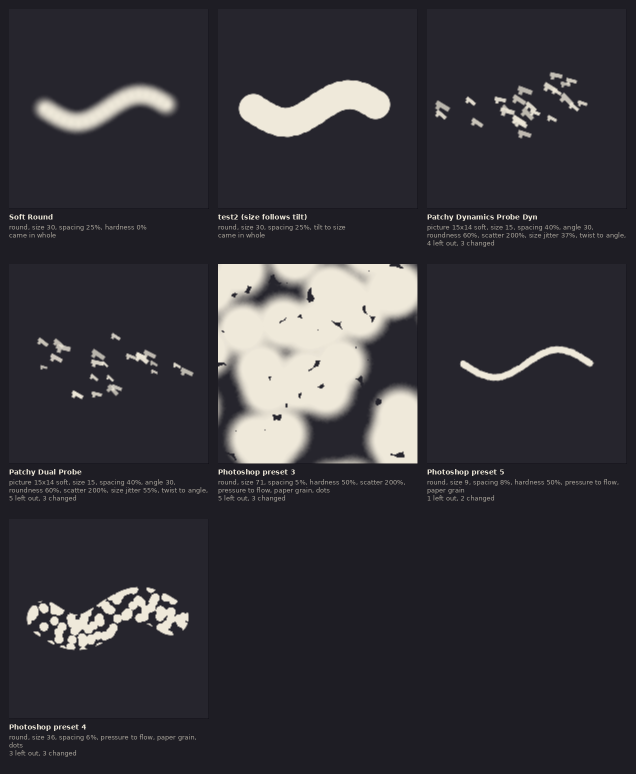
#> input picture brand/ab/brush-import/photoshop-dark.png, 1272 x 1548 px (shown at 1/2 size)
$ python -i brush-looks-compose.py   (imports and definitions only)
#> lines starting #> are read from the running program, lines starting #| are printed output that depends on the picture
#> further down, picture is the input picture: PIL image 1272x1548 RGB; mean R, G, B 52.7, 51.3, 56.8
#!/usr/bin/env python3
"""Puts the paint brushes' Library pictures beside real canvas strokes, before and after. Usage: brush-looks-compose.py <before dir> <after dir> <out dir>
Reads library*, canvas and three shots (from scripts/docs/ab-brush-looks); writes before-<theme>.png, after-<theme>.png and three-<theme>.png."""
import sys
from PIL import Image, ImageDraw, ImageFont

before, after, out = sys.argv[1], sys.argv[2], sys.argv[3]
BG = {'dark': (14, 14, 20), 'light': (250, 248, 243)}
FG = {'dark': (235, 232, 225), 'light': (30, 30, 36)}
NAMES = ['Gouache (not changed)', 'Oil paint', 'Bristle brush', 'Dry brush', 'Hog bristle (not changed)', 'Rake']


def font(size, bold=False):
    for f in ('/usr/share/fonts/truetype/dejavu/DejaVuSans%s.ttf' % ('-Bold' if bold else ''), '/usr/share/fonts/TTF/DejaVuSans%s.ttf' % ('-Bold' if bold else '')):
        try:
            return ImageFont.truetype(f, size)
        except OSError:
            pass
    return ImageFont.load_default()


def paper(img):
    """The page inside a canvas shot: the rectangle that differs from the surround."""
    w, h = img.size
#> w = 1272; h = 1548
    bg = img.getpixel((5, 5))
#> bg = (30, 29, 36)
    xs = [x for x in range(w) if img.getpixel((x, h // 2)) != bg]
#> xs = 1200 values from 18 to 1253
    ys = [y for y in range(h) if img.getpixel((w // 2, y)) != bg]
#> ys = 804 values from 18 to 984
    return img.crop((min(xs), min(ys), max(xs) + 1, max(ys) + 1))
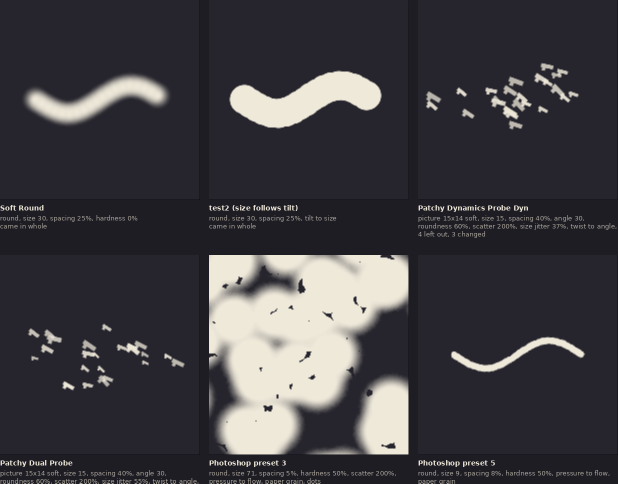
#> returned value: PIL image 1236x967 RGB (shown at 1/2 size); mean R, G, B 63.7, 62, 66.7


# [37 lines not run here, left out]

>>> from PIL import Image
>>> picture = Image.open('../../brand/ab/brush-import/photoshop-dark.png')
>>> result = paper(picture)
